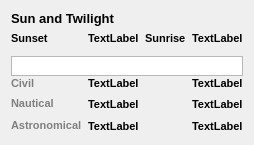
<?xml version="1.0" encoding="UTF-8"?>
<ui version="4.0">
 <class>Form</class>
 <widget class="QWidget" name="Form">
  <property name="geometry">
   <rect>
    <x>0</x>
    <y>0</y>
    <width>245</width>
    <height>145</height>
   </rect>
  </property>
  <property name="windowTitle">
   <string>Form</string>
  </property>
  <layout class="QGridLayout" name="gridLayout">
   <item row="1" column="0">
    <widget class="QLabel" name="label_3">
     <property name="sizePolicy">
      <sizepolicy hsizetype="Preferred" vsizetype="Fixed">
       <horstretch>0</horstretch>
       <verstretch>0</verstretch>
      </sizepolicy>
     </property>
     <property name="font">
      <font>
       <pointsize>8</pointsize>
       <weight>75</weight>
       <bold>true</bold>
      </font>
     </property>
     <property name="text">
      <string>Sunset</string>
     </property>
    </widget>
   </item>
   <item row="1" column="1">
    <widget class="QLabel" name="labelSunSet">
     <property name="sizePolicy">
      <sizepolicy hsizetype="Preferred" vsizetype="Fixed">
       <horstretch>0</horstretch>
       <verstretch>0</verstretch>
      </sizepolicy>
     </property>
     <property name="font">
      <font>
       <pointsize>8</pointsize>
       <weight>75</weight>
       <bold>true</bold>
      </font>
     </property>
     <property name="text">
      <string>TextLabel</string>
     </property>
    </widget>
   </item>
   <item row="1" column="2">
    <widget class="QLabel" name="label_2">
     <property name="sizePolicy">
      <sizepolicy hsizetype="Preferred" vsizetype="Fixed">
       <horstretch>0</horstretch>
       <verstretch>0</verstretch>
      </sizepolicy>
     </property>
     <property name="font">
      <font>
       <pointsize>8</pointsize>
       <weight>75</weight>
       <bold>true</bold>
      </font>
     </property>
     <property name="text">
      <string>Sunrise</string>
     </property>
    </widget>
   </item>
   <item row="3" column="0">
    <widget class="QLabel" name="label_4">
     <property name="sizePolicy">
      <sizepolicy hsizetype="Preferred" vsizetype="Fixed">
       <horstretch>0</horstretch>
       <verstretch>0</verstretch>
      </sizepolicy>
     </property>
     <property name="font">
      <font>
       <pointsize>8</pointsize>
       <weight>75</weight>
       <bold>true</bold>
      </font>
     </property>
     <property name="text">
      <string>&lt;html&gt;&lt;head/&gt;&lt;body&gt;&lt;p&gt;&lt;span style=&quot; color:#7f7f7f;&quot;&gt;Civil&lt;/span&gt;&lt;/p&gt;&lt;/body&gt;&lt;/html&gt;</string>
     </property>
    </widget>
   </item>
   <item row="4" column="0">
    <widget class="QLabel" name="label_5">
     <property name="font">
      <font>
       <pointsize>8</pointsize>
       <weight>75</weight>
       <bold>true</bold>
      </font>
     </property>
     <property name="text">
      <string>&lt;html&gt;&lt;head/&gt;&lt;body&gt;&lt;p&gt;&lt;span style=&quot; color:#7f7f7f;&quot;&gt;Nautical&lt;/span&gt;&lt;/p&gt;&lt;/body&gt;&lt;/html&gt;</string>
     </property>
    </widget>
   </item>
   <item row="1" column="3">
    <widget class="QLabel" name="labelSunRise">
     <property name="sizePolicy">
      <sizepolicy hsizetype="Preferred" vsizetype="Fixed">
       <horstretch>0</horstretch>
       <verstretch>0</verstretch>
      </sizepolicy>
     </property>
     <property name="font">
      <font>
       <pointsize>8</pointsize>
       <weight>75</weight>
       <bold>true</bold>
      </font>
     </property>
     <property name="text">
      <string>TextLabel</string>
     </property>
    </widget>
   </item>
   <item row="2" column="0" colspan="4">
    <widget class="QGraphicsView" name="graphicsView">
     <property name="sizePolicy">
      <sizepolicy hsizetype="Expanding" vsizetype="Fixed">
       <horstretch>0</horstretch>
       <verstretch>0</verstretch>
      </sizepolicy>
     </property>
     <property name="minimumSize">
      <size>
       <width>0</width>
       <height>20</height>
      </size>
     </property>
     <property name="maximumSize">
      <size>
       <width>16777215</width>
       <height>10</height>
      </size>
     </property>
    </widget>
   </item>
   <item row="5" column="0">
    <widget class="QLabel" name="label_6">
     <property name="font">
      <font>
       <pointsize>8</pointsize>
       <weight>75</weight>
       <bold>true</bold>
      </font>
     </property>
     <property name="text">
      <string>&lt;html&gt;&lt;head/&gt;&lt;body&gt;&lt;p&gt;&lt;span style=&quot; color:#808080;&quot;&gt;Astronomical&lt;/span&gt;&lt;/p&gt;&lt;/body&gt;&lt;/html&gt;</string>
     </property>
    </widget>
   </item>
   <item row="0" column="0" colspan="4">
    <widget class="QLabel" name="label">
     <property name="sizePolicy">
      <sizepolicy hsizetype="Preferred" vsizetype="Fixed">
       <horstretch>0</horstretch>
       <verstretch>0</verstretch>
      </sizepolicy>
     </property>
     <property name="font">
      <font>
       <pointsize>10</pointsize>
       <weight>75</weight>
       <italic>false</italic>
       <bold>true</bold>
      </font>
     </property>
     <property name="text">
      <string>Sun and Twilight</string>
     </property>
    </widget>
   </item>
   <item row="3" column="1">
    <widget class="QLabel" name="label_7">
     <property name="font">
      <font>
       <pointsize>8</pointsize>
       <weight>75</weight>
       <bold>true</bold>
      </font>
     </property>
     <property name="text">
      <string>TextLabel</string>
     </property>
    </widget>
   </item>
   <item row="3" column="3">
    <widget class="QLabel" name="label_8">
     <property name="font">
      <font>
       <pointsize>8</pointsize>
       <weight>75</weight>
       <bold>true</bold>
      </font>
     </property>
     <property name="text">
      <string>TextLabel</string>
     </property>
    </widget>
   </item>
   <item row="4" column="1">
    <widget class="QLabel" name="label_9">
     <property name="font">
      <font>
       <pointsize>8</pointsize>
       <weight>75</weight>
       <bold>true</bold>
      </font>
     </property>
     <property name="text">
      <string>TextLabel</string>
     </property>
    </widget>
   </item>
   <item row="4" column="3">
    <widget class="QLabel" name="label_10">
     <property name="font">
      <font>
       <pointsize>8</pointsize>
       <weight>75</weight>
       <bold>true</bold>
      </font>
     </property>
     <property name="text">
      <string>TextLabel</string>
     </property>
    </widget>
   </item>
   <item row="5" column="1">
    <widget class="QLabel" name="label_11">
     <property name="font">
      <font>
       <pointsize>8</pointsize>
       <weight>75</weight>
       <bold>true</bold>
      </font>
     </property>
     <property name="text">
      <string>TextLabel</string>
     </property>
    </widget>
   </item>
   <item row="5" column="3">
    <widget class="QLabel" name="label_12">
     <property name="font">
      <font>
       <pointsize>8</pointsize>
       <weight>75</weight>
       <bold>true</bold>
      </font>
     </property>
     <property name="text">
      <string>TextLabel</string>
     </property>
    </widget>
   </item>
  </layout>
 </widget>
 <resources/>
 <connections/>
</ui>
